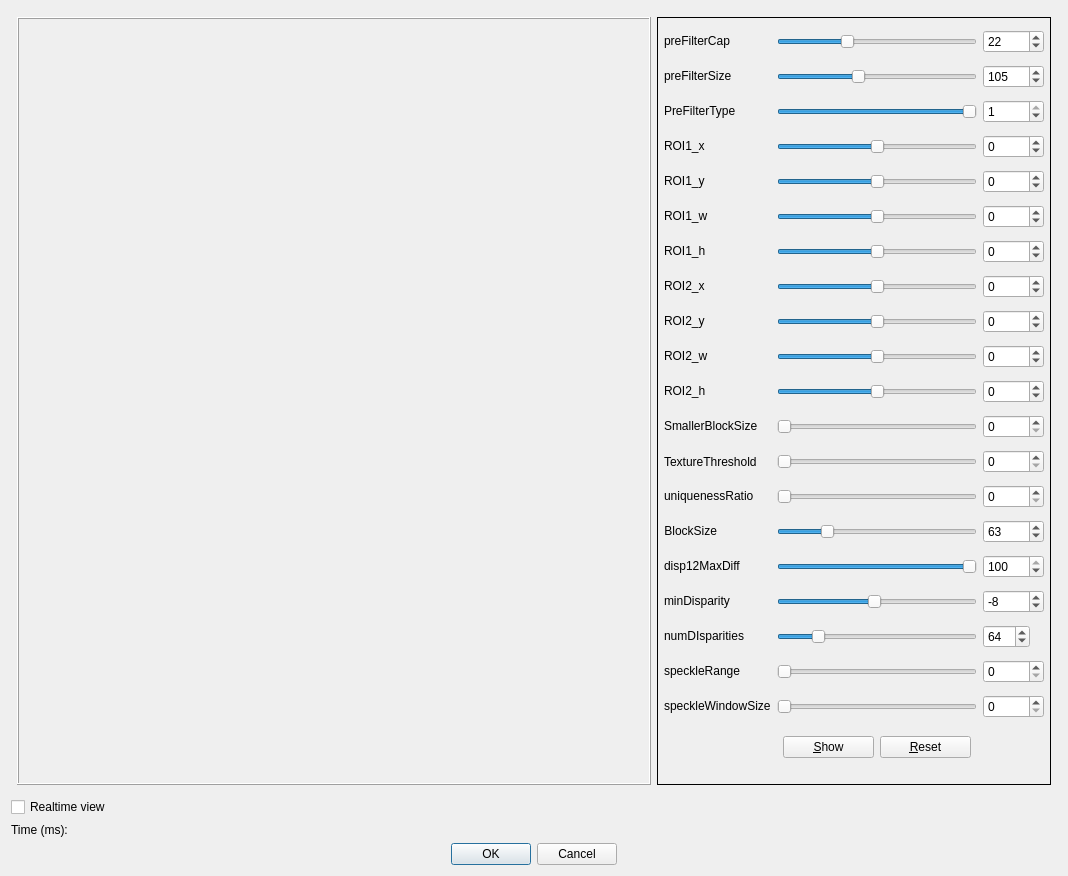
 <widget class="QDialog" name="BMParamDialog">
  <property name="geometry">
   <rect>
    <x>0</x>
    <y>0</y>
    <width>1068</width>
    <height>876</height>
   </rect>
  </property>
  <property name="windowTitle">
   <string>Dialog</string>
  </property>
  <layout class="QVBoxLayout" name="verticalLayout_2">
   <item>
    <layout class="QHBoxLayout" name="horizontalLayout">
     <property name="leftMargin">
      <number>6</number>
     </property>
     <property name="topMargin">
      <number>6</number>
     </property>
     <property name="rightMargin">
      <number>6</number>
     </property>
     <property name="bottomMargin">
      <number>6</number>
     </property>
     <item>
      <widget class="QFrame" name="boxImg">
       <property name="sizePolicy">
        <sizepolicy hsizetype="Expanding" vsizetype="Expanding">
         <horstretch>0</horstretch>
         <verstretch>0</verstretch>
        </sizepolicy>
       </property>
       <property name="frameShape">
        <enum>QFrame::Box</enum>
       </property>
       <property name="frameShadow">
        <enum>QFrame::Raised</enum>
       </property>
       <layout class="QVBoxLayout" name="verticalLayout">
        <item>
         <widget class="QLabel" name="imgView">
          <property name="sizePolicy">
           <sizepolicy hsizetype="Expanding" vsizetype="Expanding">
            <horstretch>0</horstretch>
            <verstretch>0</verstretch>
           </sizepolicy>
          </property>
          <property name="text">
           <string/>
          </property>
          <property name="alignment">
           <set>Qt::AlignCenter</set>
          </property>
         </widget>
        </item>
       </layout>
      </widget>
     </item>
     <item>
      <widget class="QFrame" name="frame">
       <property name="frameShape">
        <enum>QFrame::Box</enum>
       </property>
       <layout class="QGridLayout" name="gridLayout">
        <property name="leftMargin">
         <number>6</number>
        </property>
        <property name="topMargin">
         <number>6</number>
        </property>
        <property name="rightMargin">
         <number>6</number>
        </property>
        <property name="bottomMargin">
         <number>6</number>
        </property>
        <item row="25" column="3">
         <widget class="QSpinBox" name="numDisparities_spin">
          <property name="sizePolicy">
           <sizepolicy hsizetype="Fixed" vsizetype="Fixed">
            <horstretch>0</horstretch>
            <verstretch>0</verstretch>
           </sizepolicy>
          </property>
          <property name="minimum">
           <number>16</number>
          </property>
          <property name="maximum">
           <number>280</number>
          </property>
          <property name="singleStep">
           <number>16</number>
          </property>
          <property name="value">
           <number>64</number>
          </property>
         </widget>
        </item>
        <item row="13" column="0">
         <widget class="QLabel" name="label_7">
          <property name="sizePolicy">
           <sizepolicy hsizetype="Fixed" vsizetype="Fixed">
            <horstretch>0</horstretch>
            <verstretch>0</verstretch>
           </sizepolicy>
          </property>
          <property name="text">
           <string>SmallerBlockSize</string>
          </property>
         </widget>
        </item>
        <item row="31" column="0">
         <widget class="QLabel" name="label_13">
          <property name="sizePolicy">
           <sizepolicy hsizetype="Fixed" vsizetype="Fixed">
            <horstretch>0</horstretch>
            <verstretch>0</verstretch>
           </sizepolicy>
          </property>
          <property name="text">
           <string>speckleWindowSize</string>
          </property>
         </widget>
        </item>
        <item row="20" column="0">
         <widget class="QLabel" name="label_10">
          <property name="sizePolicy">
           <sizepolicy hsizetype="Fixed" vsizetype="Fixed">
            <horstretch>0</horstretch>
            <verstretch>0</verstretch>
           </sizepolicy>
          </property>
          <property name="text">
           <string>disp12MaxDiff</string>
          </property>
         </widget>
        </item>
        <item row="24" column="0">
         <widget class="QLabel" name="label_11">
          <property name="sizePolicy">
           <sizepolicy hsizetype="Fixed" vsizetype="Fixed">
            <horstretch>0</horstretch>
            <verstretch>0</verstretch>
           </sizepolicy>
          </property>
          <property name="text">
           <string>minDisparity</string>
          </property>
         </widget>
        </item>
        <item row="12" column="0">
         <widget class="QLabel" name="label_6">
          <property name="sizePolicy">
           <sizepolicy hsizetype="Fixed" vsizetype="Fixed">
            <horstretch>0</horstretch>
            <verstretch>0</verstretch>
           </sizepolicy>
          </property>
          <property name="text">
           <string>ROI2_h</string>
          </property>
         </widget>
        </item>
        <item row="36" column="1">
         <layout class="QHBoxLayout" name="horizontalLayout_2">
          <property name="leftMargin">
           <number>6</number>
          </property>
          <property name="topMargin">
           <number>6</number>
          </property>
          <property name="rightMargin">
           <number>6</number>
          </property>
          <property name="bottomMargin">
           <number>6</number>
          </property>
          <item>
           <widget class="QPushButton" name="btnShow">
            <property name="text">
             <string>&amp;Show</string>
            </property>
           </widget>
          </item>
          <item>
           <widget class="QPushButton" name="btnReset">
            <property name="text">
             <string>&amp;Reset</string>
            </property>
           </widget>
          </item>
         </layout>
        </item>
        <item row="2" column="0">
         <widget class="QLabel" name="label">
          <property name="sizePolicy">
           <sizepolicy hsizetype="Fixed" vsizetype="Fixed">
            <horstretch>0</horstretch>
            <verstretch>0</verstretch>
           </sizepolicy>
          </property>
          <property name="text">
           <string>preFilterCap</string>
          </property>
         </widget>
        </item>
        <item row="10" column="0">
         <widget class="QLabel" name="label_20">
          <property name="sizePolicy">
           <sizepolicy hsizetype="Fixed" vsizetype="Fixed">
            <horstretch>0</horstretch>
            <verstretch>0</verstretch>
           </sizepolicy>
          </property>
          <property name="text">
           <string>ROI2_y</string>
          </property>
         </widget>
        </item>
        <item row="6" column="0">
         <widget class="QLabel" name="label_16">
          <property name="sizePolicy">
           <sizepolicy hsizetype="Fixed" vsizetype="Fixed">
            <horstretch>0</horstretch>
            <verstretch>0</verstretch>
           </sizepolicy>
          </property>
          <property name="text">
           <string>ROI1_y</string>
          </property>
         </widget>
        </item>
        <item row="7" column="0">
         <widget class="QLabel" name="label_17">
          <property name="sizePolicy">
           <sizepolicy hsizetype="Fixed" vsizetype="Fixed">
            <horstretch>0</horstretch>
            <verstretch>0</verstretch>
           </sizepolicy>
          </property>
          <property name="text">
           <string>ROI1_w</string>
          </property>
         </widget>
        </item>
        <item row="8" column="0">
         <widget class="QLabel" name="label_18">
          <property name="sizePolicy">
           <sizepolicy hsizetype="Fixed" vsizetype="Fixed">
            <horstretch>0</horstretch>
            <verstretch>0</verstretch>
           </sizepolicy>
          </property>
          <property name="text">
           <string>ROI1_h</string>
          </property>
         </widget>
        </item>
        <item row="9" column="0">
         <widget class="QLabel" name="label_19">
          <property name="sizePolicy">
           <sizepolicy hsizetype="Fixed" vsizetype="Fixed">
            <horstretch>0</horstretch>
            <verstretch>0</verstretch>
           </sizepolicy>
          </property>
          <property name="text">
           <string>ROI2_x</string>
          </property>
         </widget>
        </item>
        <item row="5" column="0">
         <widget class="QLabel" name="label_15">
          <property name="sizePolicy">
           <sizepolicy hsizetype="Fixed" vsizetype="Fixed">
            <horstretch>0</horstretch>
            <verstretch>0</verstretch>
           </sizepolicy>
          </property>
          <property name="text">
           <string>ROI1_x</string>
          </property>
         </widget>
        </item>
        <item row="14" column="0">
         <widget class="QLabel" name="label_8">
          <property name="text">
           <string>TextureThreshold</string>
          </property>
         </widget>
        </item>
        <item row="26" column="0">
         <widget class="QLabel" name="label_12">
          <property name="sizePolicy">
           <sizepolicy hsizetype="Fixed" vsizetype="Fixed">
            <horstretch>0</horstretch>
            <verstretch>0</verstretch>
           </sizepolicy>
          </property>
          <property name="text">
           <string>speckleRange</string>
          </property>
         </widget>
        </item>
        <item row="15" column="0">
         <widget class="QLabel" name="label_9">
          <property name="sizePolicy">
           <sizepolicy hsizetype="Fixed" vsizetype="Fixed">
            <horstretch>0</horstretch>
            <verstretch>0</verstretch>
           </sizepolicy>
          </property>
          <property name="text">
           <string>uniquenessRatio</string>
          </property>
         </widget>
        </item>
        <item row="4" column="0">
         <widget class="QLabel" name="label_5">
          <property name="sizePolicy">
           <sizepolicy hsizetype="Fixed" vsizetype="Fixed">
            <horstretch>0</horstretch>
            <verstretch>0</verstretch>
           </sizepolicy>
          </property>
          <property name="text">
           <string>PreFilterType</string>
          </property>
         </widget>
        </item>
        <item row="3" column="0">
         <widget class="QLabel" name="label_4">
          <property name="sizePolicy">
           <sizepolicy hsizetype="Fixed" vsizetype="Fixed">
            <horstretch>0</horstretch>
            <verstretch>0</verstretch>
           </sizepolicy>
          </property>
          <property name="text">
           <string>preFilterSize</string>
          </property>
         </widget>
        </item>
        <item row="11" column="0">
         <widget class="QLabel" name="label_21">
          <property name="sizePolicy">
           <sizepolicy hsizetype="Fixed" vsizetype="Fixed">
            <horstretch>0</horstretch>
            <verstretch>0</verstretch>
           </sizepolicy>
          </property>
          <property name="text">
           <string>ROI2_w</string>
          </property>
         </widget>
        </item>
        <item row="2" column="1">
         <widget class="QSlider" name="preFilterCap_slider">
          <property name="sizePolicy">
           <sizepolicy hsizetype="Minimum" vsizetype="Fixed">
            <horstretch>0</horstretch>
            <verstretch>0</verstretch>
           </sizepolicy>
          </property>
          <property name="minimum">
           <number>1</number>
          </property>
          <property name="maximum">
           <number>63</number>
          </property>
          <property name="value">
           <number>22</number>
          </property>
          <property name="orientation">
           <enum>Qt::Horizontal</enum>
          </property>
         </widget>
        </item>
        <item row="3" column="1">
         <widget class="QSlider" name="preFilterSize_slider">
          <property name="sizePolicy">
           <sizepolicy hsizetype="Minimum" vsizetype="Fixed">
            <horstretch>0</horstretch>
            <verstretch>0</verstretch>
           </sizepolicy>
          </property>
          <property name="minimum">
           <number>5</number>
          </property>
          <property name="maximum">
           <number>255</number>
          </property>
          <property name="value">
           <number>105</number>
          </property>
          <property name="orientation">
           <enum>Qt::Horizontal</enum>
          </property>
         </widget>
        </item>
        <item row="4" column="1">
         <widget class="QSlider" name="preFilterType_slider">
          <property name="sizePolicy">
           <sizepolicy hsizetype="Minimum" vsizetype="Fixed">
            <horstretch>0</horstretch>
            <verstretch>0</verstretch>
           </sizepolicy>
          </property>
          <property name="maximum">
           <number>1</number>
          </property>
          <property name="value">
           <number>1</number>
          </property>
          <property name="orientation">
           <enum>Qt::Horizontal</enum>
          </property>
         </widget>
        </item>
        <item row="5" column="1">
         <widget class="QSlider" name="ROI1_x_slider">
          <property name="sizePolicy">
           <sizepolicy hsizetype="Minimum" vsizetype="Fixed">
            <horstretch>0</horstretch>
            <verstretch>0</verstretch>
           </sizepolicy>
          </property>
          <property name="minimum">
           <number>-1000</number>
          </property>
          <property name="maximum">
           <number>1000</number>
          </property>
          <property name="orientation">
           <enum>Qt::Horizontal</enum>
          </property>
         </widget>
        </item>
        <item row="6" column="1">
         <widget class="QSlider" name="ROI1_y_slider">
          <property name="sizePolicy">
           <sizepolicy hsizetype="Minimum" vsizetype="Fixed">
            <horstretch>0</horstretch>
            <verstretch>0</verstretch>
           </sizepolicy>
          </property>
          <property name="minimum">
           <number>-1000</number>
          </property>
          <property name="maximum">
           <number>1000</number>
          </property>
          <property name="orientation">
           <enum>Qt::Horizontal</enum>
          </property>
         </widget>
        </item>
        <item row="7" column="1">
         <widget class="QSlider" name="ROI1_w_slider">
          <property name="sizePolicy">
           <sizepolicy hsizetype="Minimum" vsizetype="Fixed">
            <horstretch>0</horstretch>
            <verstretch>0</verstretch>
           </sizepolicy>
          </property>
          <property name="minimum">
           <number>-1000</number>
          </property>
          <property name="maximum">
           <number>1000</number>
          </property>
          <property name="orientation">
           <enum>Qt::Horizontal</enum>
          </property>
         </widget>
        </item>
        <item row="8" column="1">
         <widget class="QSlider" name="ROI1_h_slider">
          <property name="sizePolicy">
           <sizepolicy hsizetype="Minimum" vsizetype="Fixed">
            <horstretch>0</horstretch>
            <verstretch>0</verstretch>
           </sizepolicy>
          </property>
          <property name="minimum">
           <number>-1000</number>
          </property>
          <property name="maximum">
           <number>1000</number>
          </property>
          <property name="orientation">
           <enum>Qt::Horizontal</enum>
          </property>
         </widget>
        </item>
        <item row="9" column="1">
         <widget class="QSlider" name="ROI2_x_slider">
          <property name="sizePolicy">
           <sizepolicy hsizetype="Minimum" vsizetype="Fixed">
            <horstretch>0</horstretch>
            <verstretch>0</verstretch>
           </sizepolicy>
          </property>
          <property name="minimum">
           <number>-1000</number>
          </property>
          <property name="maximum">
           <number>1000</number>
          </property>
          <property name="orientation">
           <enum>Qt::Horizontal</enum>
          </property>
         </widget>
        </item>
        <item row="10" column="1">
         <widget class="QSlider" name="ROI2_y_slider">
          <property name="sizePolicy">
           <sizepolicy hsizetype="Minimum" vsizetype="Fixed">
            <horstretch>0</horstretch>
            <verstretch>0</verstretch>
           </sizepolicy>
          </property>
          <property name="minimum">
           <number>-1000</number>
          </property>
          <property name="maximum">
           <number>1000</number>
          </property>
          <property name="orientation">
           <enum>Qt::Horizontal</enum>
          </property>
         </widget>
        </item>
        <item row="11" column="1">
         <widget class="QSlider" name="ROI2_w_slider">
          <property name="sizePolicy">
           <sizepolicy hsizetype="Minimum" vsizetype="Fixed">
            <horstretch>0</horstretch>
            <verstretch>0</verstretch>
           </sizepolicy>
          </property>
          <property name="minimum">
           <number>-1000</number>
          </property>
          <property name="maximum">
           <number>1000</number>
          </property>
          <property name="orientation">
           <enum>Qt::Horizontal</enum>
          </property>
         </widget>
        </item>
        <item row="12" column="1">
         <widget class="QSlider" name="ROI2_h_slider">
          <property name="sizePolicy">
           <sizepolicy hsizetype="Minimum" vsizetype="Fixed">
            <horstretch>0</horstretch>
            <verstretch>0</verstretch>
           </sizepolicy>
          </property>
          <property name="minimum">
           <number>-1000</number>
          </property>
          <property name="maximum">
           <number>1000</number>
          </property>
          <property name="orientation">
           <enum>Qt::Horizontal</enum>
          </property>
         </widget>
        </item>
        <item row="13" column="1">
         <widget class="QSlider" name="smallerBlockSize_slider">
          <property name="sizePolicy">
           <sizepolicy hsizetype="Minimum" vsizetype="Fixed">
            <horstretch>0</horstretch>
            <verstretch>0</verstretch>
           </sizepolicy>
          </property>
          <property name="minimum">
           <number>0</number>
          </property>
          <property name="maximum">
           <number>5000</number>
          </property>
          <property name="orientation">
           <enum>Qt::Horizontal</enum>
          </property>
         </widget>
        </item>
        <item row="15" column="1">
         <widget class="QSlider" name="uniquenessRatio_slider">
          <property name="sizePolicy">
           <sizepolicy hsizetype="Minimum" vsizetype="Fixed">
            <horstretch>0</horstretch>
            <verstretch>0</verstretch>
           </sizepolicy>
          </property>
          <property name="maximum">
           <number>100</number>
          </property>
          <property name="orientation">
           <enum>Qt::Horizontal</enum>
          </property>
         </widget>
        </item>
        <item row="14" column="1">
         <widget class="QSlider" name="textureThreshold_slider">
          <property name="sizePolicy">
           <sizepolicy hsizetype="Minimum" vsizetype="Fixed">
            <horstretch>0</horstretch>
            <verstretch>0</verstretch>
           </sizepolicy>
          </property>
          <property name="minimum">
           <number>0</number>
          </property>
          <property name="maximum">
           <number>50000</number>
          </property>
          <property name="orientation">
           <enum>Qt::Horizontal</enum>
          </property>
         </widget>
        </item>
        <item row="20" column="1">
         <widget class="QSlider" name="disp12_slider">
          <property name="sizePolicy">
           <sizepolicy hsizetype="Minimum" vsizetype="Fixed">
            <horstretch>0</horstretch>
            <verstretch>0</verstretch>
           </sizepolicy>
          </property>
          <property name="maximum">
           <number>100</number>
          </property>
          <property name="value">
           <number>100</number>
          </property>
          <property name="orientation">
           <enum>Qt::Horizontal</enum>
          </property>
         </widget>
        </item>
        <item row="24" column="1">
         <widget class="QSlider" name="minDisparity_slider">
          <property name="sizePolicy">
           <sizepolicy hsizetype="Minimum" vsizetype="Fixed">
            <horstretch>0</horstretch>
            <verstretch>0</verstretch>
           </sizepolicy>
          </property>
          <property name="minimum">
           <number>-300</number>
          </property>
          <property name="maximum">
           <number>300</number>
          </property>
          <property name="value">
           <number>-8</number>
          </property>
          <property name="orientation">
           <enum>Qt::Horizontal</enum>
          </property>
         </widget>
        </item>
        <item row="26" column="1">
         <widget class="QSlider" name="speckleRange_slider">
          <property name="sizePolicy">
           <sizepolicy hsizetype="Minimum" vsizetype="Fixed">
            <horstretch>0</horstretch>
            <verstretch>0</verstretch>
           </sizepolicy>
          </property>
          <property name="maximum">
           <number>500</number>
          </property>
          <property name="orientation">
           <enum>Qt::Horizontal</enum>
          </property>
         </widget>
        </item>
        <item row="31" column="1">
         <widget class="QSlider" name="speckleWindowsSize_slider">
          <property name="sizePolicy">
           <sizepolicy hsizetype="Minimum" vsizetype="Fixed">
            <horstretch>0</horstretch>
            <verstretch>0</verstretch>
           </sizepolicy>
          </property>
          <property name="maximum">
           <number>3</number>
          </property>
          <property name="orientation">
           <enum>Qt::Horizontal</enum>
          </property>
         </widget>
        </item>
        <item row="2" column="3">
         <widget class="QSpinBox" name="spinBox">
          <property name="minimum">
           <number>1</number>
          </property>
          <property name="maximum">
           <number>63</number>
          </property>
          <property name="value">
           <number>22</number>
          </property>
         </widget>
        </item>
        <item row="3" column="3">
         <widget class="QSpinBox" name="spinBox_2">
          <property name="minimum">
           <number>5</number>
          </property>
          <property name="maximum">
           <number>255</number>
          </property>
          <property name="value">
           <number>105</number>
          </property>
         </widget>
        </item>
        <item row="4" column="3">
         <widget class="QSpinBox" name="spinBox_3">
          <property name="maximum">
           <number>1</number>
          </property>
          <property name="value">
           <number>1</number>
          </property>
         </widget>
        </item>
        <item row="5" column="3">
         <widget class="QSpinBox" name="spinBox_4">
          <property name="minimum">
           <number>-1000</number>
          </property>
          <property name="maximum">
           <number>1000</number>
          </property>
         </widget>
        </item>
        <item row="6" column="3">
         <widget class="QSpinBox" name="spinBox_5">
          <property name="minimum">
           <number>-1000</number>
          </property>
          <property name="maximum">
           <number>1000</number>
          </property>
         </widget>
        </item>
        <item row="7" column="3">
         <widget class="QSpinBox" name="spinBox_6">
          <property name="minimum">
           <number>-1000</number>
          </property>
          <property name="maximum">
           <number>1000</number>
          </property>
         </widget>
        </item>
        <item row="8" column="3">
         <widget class="QSpinBox" name="spinBox_7">
          <property name="minimum">
           <number>-1000</number>
          </property>
          <property name="maximum">
           <number>1000</number>
          </property>
         </widget>
        </item>
        <item row="9" column="3">
         <widget class="QSpinBox" name="spinBox_8">
          <property name="minimum">
           <number>-1000</number>
          </property>
          <property name="maximum">
           <number>1000</number>
          </property>
         </widget>
        </item>
        <item row="10" column="3">
         <widget class="QSpinBox" name="spinBox_9">
          <property name="minimum">
           <number>-1000</number>
          </property>
          <property name="maximum">
           <number>1000</number>
          </property>
         </widget>
        </item>
        <item row="11" column="3">
         <widget class="QSpinBox" name="spinBox_10">
          <property name="minimum">
           <number>-1000</number>
          </property>
          <property name="maximum">
           <number>1000</number>
          </property>
         </widget>
        </item>
        <item row="12" column="3">
         <widget class="QSpinBox" name="spinBox_11">
          <property name="minimum">
           <number>-1000</number>
          </property>
          <property name="maximum">
           <number>1000</number>
          </property>
         </widget>
        </item>
        <item row="13" column="3">
         <widget class="QSpinBox" name="spinBox_12">
          <property name="minimum">
           <number>0</number>
          </property>
          <property name="maximum">
           <number>5000</number>
          </property>
         </widget>
        </item>
        <item row="14" column="3">
         <widget class="QSpinBox" name="spinBox_13">
          <property name="minimum">
           <number>0</number>
          </property>
          <property name="maximum">
           <number>50000</number>
          </property>
         </widget>
        </item>
        <item row="15" column="3">
         <widget class="QSpinBox" name="spinBox_14">
          <property name="maximum">
           <number>100</number>
          </property>
         </widget>
        </item>
        <item row="20" column="3">
         <widget class="QSpinBox" name="spinBox_15">
          <property name="maximum">
           <number>100</number>
          </property>
          <property name="value">
           <number>100</number>
          </property>
         </widget>
        </item>
        <item row="24" column="3">
         <widget class="QSpinBox" name="spinBox_16">
          <property name="minimum">
           <number>-300</number>
          </property>
          <property name="maximum">
           <number>300</number>
          </property>
          <property name="value">
           <number>-8</number>
          </property>
         </widget>
        </item>
        <item row="26" column="3">
         <widget class="QSpinBox" name="spinBox_17">
          <property name="maximum">
           <number>500</number>
          </property>
         </widget>
        </item>
        <item row="31" column="3">
         <widget class="QSpinBox" name="spinBox_18">
          <property name="maximum">
           <number>3</number>
          </property>
         </widget>
        </item>
        <item row="17" column="1">
         <widget class="QSlider" name="blockSize_slider">
          <property name="sizePolicy">
           <sizepolicy hsizetype="Fixed" vsizetype="Fixed">
            <horstretch>0</horstretch>
            <verstretch>0</verstretch>
           </sizepolicy>
          </property>
          <property name="minimumSize">
           <size>
            <width>200</width>
            <height>0</height>
           </size>
          </property>
          <property name="minimum">
           <number>5</number>
          </property>
          <property name="maximum">
           <number>255</number>
          </property>
          <property name="singleStep">
           <number>2</number>
          </property>
          <property name="value">
           <number>63</number>
          </property>
          <property name="orientation">
           <enum>Qt::Horizontal</enum>
          </property>
          <property name="tickInterval">
           <number>2</number>
          </property>
         </widget>
        </item>
        <item row="17" column="0">
         <widget class="QLabel" name="label_3">
          <property name="sizePolicy">
           <sizepolicy hsizetype="Fixed" vsizetype="Fixed">
            <horstretch>0</horstretch>
            <verstretch>0</verstretch>
           </sizepolicy>
          </property>
          <property name="text">
           <string>BlockSize</string>
          </property>
          <property name="alignment">
           <set>Qt::AlignRight|Qt::AlignTrailing|Qt::AlignVCenter</set>
          </property>
         </widget>
        </item>
        <item row="17" column="3">
         <widget class="QSpinBox" name="blockSize_spin">
          <property name="minimum">
           <number>5</number>
          </property>
          <property name="maximum">
           <number>255</number>
          </property>
          <property name="singleStep">
           <number>2</number>
          </property>
          <property name="value">
           <number>63</number>
          </property>
         </widget>
        </item>
        <item row="25" column="1">
         <widget class="QSlider" name="numDisparities_slider">
          <property name="sizePolicy">
           <sizepolicy hsizetype="Fixed" vsizetype="Fixed">
            <horstretch>0</horstretch>
            <verstretch>0</verstretch>
           </sizepolicy>
          </property>
          <property name="minimumSize">
           <size>
            <width>200</width>
            <height>0</height>
           </size>
          </property>
          <property name="minimum">
           <number>16</number>
          </property>
          <property name="maximum">
           <number>280</number>
          </property>
          <property name="singleStep">
           <number>16</number>
          </property>
          <property name="pageStep">
           <number>16</number>
          </property>
          <property name="value">
           <number>64</number>
          </property>
          <property name="orientation">
           <enum>Qt::Horizontal</enum>
          </property>
          <property name="tickInterval">
           <number>16</number>
          </property>
         </widget>
        </item>
        <item row="25" column="0">
         <widget class="QLabel" name="label_2">
          <property name="sizePolicy">
           <sizepolicy hsizetype="Fixed" vsizetype="Fixed">
            <horstretch>0</horstretch>
            <verstretch>0</verstretch>
           </sizepolicy>
          </property>
          <property name="text">
           <string>numDIsparities</string>
          </property>
          <property name="alignment">
           <set>Qt::AlignRight|Qt::AlignTrailing|Qt::AlignVCenter</set>
          </property>
         </widget>
        </item>
       </layout>
      </widget>
     </item>
    </layout>
   </item>
   <item>
    <widget class="QCheckBox" name="cbRealTime">
     <property name="text">
      <string>Realtime view</string>
     </property>
    </widget>
   </item>
   <item>
    <widget class="QLabel" name="labelTime">
     <property name="text">
      <string>Time (ms):</string>
     </property>
    </widget>
   </item>
   <item>
    <widget class="QDialogButtonBox" name="buttonBox">
     <property name="orientation">
      <enum>Qt::Horizontal</enum>
     </property>
     <property name="standardButtons">
      <set>QDialogButtonBox::Cancel|QDialogButtonBox::Ok</set>
     </property>
     <property name="centerButtons">
      <bool>true</bool>
     </property>
    </widget>
   </item>
  </layout>
 </widget>
